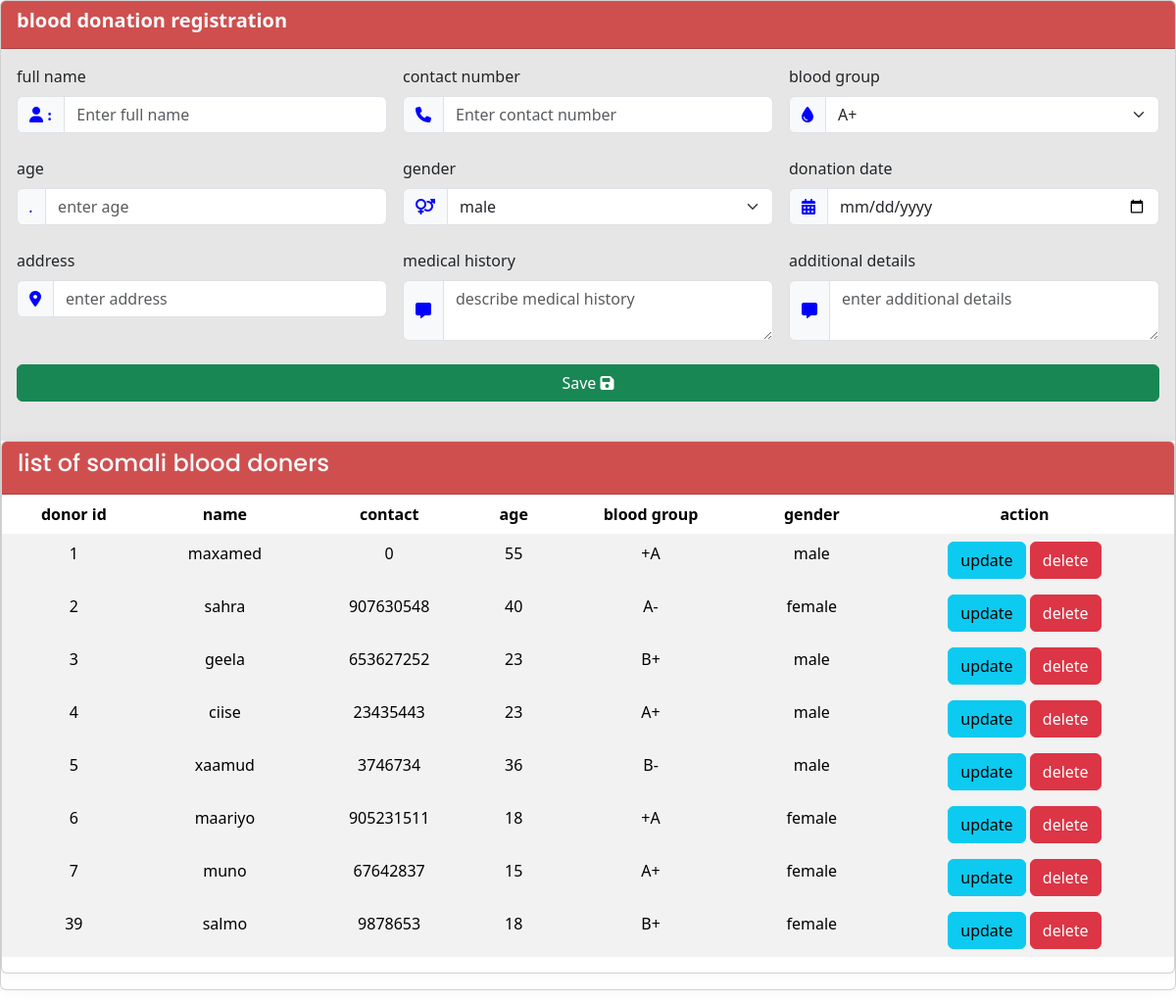
The page /donors.php on the database its author committed.
### tables this page shows
CREATE TABLE `donors` (
  `donor_id` int(11) NOT NULL,
  `fullname` varchar(50) DEFAULT NULL,
  `contact_number` int(11) DEFAULT NULL,
  `blood_group` varchar(20) DEFAULT NULL,
  `age` varchar(20) DEFAULT NULL,
  `gender` varchar(30) DEFAULT NULL,
  `donation_date` varchar(30) DEFAULT NULL,
  `adress` varchar(40) DEFAULT NULL,
  `medical_history` varchar(50) DEFAULT NULL,
  `additional_details` varchar(59) DEFAULT NULL
);

### donors.php (the view, shortened to what this page needs)
<?php
include("connection.php");
?>
<!DOCTYPE html>
<html lang="en" data-bs-theme="light">
<head>
    <link rel="stylesheet" href="css/bootstrap.min.css">
    <link rel="stylesheet" href="style.css">
    <link rel="stylesheet" href="css/bootstrap.min.css" />
</head>
<body>
<div class="card ">
    <div class="card-header text-light" style="background-color: hsla(0, 69.70%, 45.30%, 0.80)">
        <h5 class="card-title">blood donation registration</h5>
    </div>
    <div class="card-body" style="background-color: hsl(0, 0%, 90%)">
        <form action="#" method="post">
            <div class="row g-3 mb-4">
                <div class="col-sm-4">
                    <label class="form-label">full name</label>
                    <div class="input-group">
                        <span class="input-group-text"><i class="fa-solid fa-user" style="color:blue"> :</i></span>
                        <input type="text" class="form-control" placeholder="Enter full name" name="donor_name" >
                    </div>
                </div>
                <div class="col-sm-4">
                    <label class="form-label">contact number</label>
                    <div class="input-group">
                        <span class="input-group-text"><i class="fa-solid fa-phone" style="color:blue"></i></span>
                        <input type="number" class="form-control" placeholder="Enter contact number" name="donor_contact" >
                    </div>
                </div>
                <div class="col-sm-4">
                    <label class="form-label">blood group</label>
                    <div class="input-group">
                        <span class="input-group-text"><i class="fa-solid fa-droplet" style="color:blue"></i></span>
                       <select class="form-select" name="donor_blood_group">
                        <option>A+</option>
                       </select>
                    </div>
                </div>
            </div>
            <div class="row g-3 mb-4">
                <div class="col-sm-4">
                    <label class="form-label">age</label>
                    <div class="input-group">
                        <span class="input-group-text" style="color:blue"><i>.</i></span>
                        <input type="number" class="form-control" placeholder="enter age" name="donor_age">
                    </div>
                </div>
                <div class="col-sm-4">
                    <label class="form-label">gender</label>
                    <div class="input-group">
                        <span class="input-group-text"><i class="fa-solid fa-venus-mars" style="color:blue"></i></span>
                        <select id="Town" class="form-select" name="donor_gender">
                            <option>male</option>
                        </select>
                    </div>
                </div>
                <div class="col-sm-4">
                    <label class="form-label">donation date</label>
                    <div class="input-group">
                        <span class="input-group-text"><i class="fa-duotone fa-solid fa-calendar-days" style="color:blue"></i></span>
                        <input type="date" class="form-control" name="donar_date" >
                    </div>
                </div>
            </div>
            <div class="row g-3 mb-4">
                <div class="col-sm-4">
                    <label class="form-label">address</label>
                    <div class="input-group">
                        <span class="input-group-text"><i class="fa-solid fa-location-dot" style="color:blue"></i></span>
                        <input type="text" class="form-control" placeholder="enter address" name="donor_address" >
                    </div>
                </div>
                <div class="col-sm-4">
                    <label class="form-label">medical history</label>
                    <div class="input-group">
                        <span class="input-group-text"><i class="fa-solid fa-message" style="color:blue"></i></span>
                        <textarea placeholder="describe medical history" class="form-control" name="messege"></textarea>
                    </div>
                </div>
                <div class="col-sm-4">
                    <label class="form-label">additional details</label>
                    <div class="input-group">
                        <span class="input-group-text"><i class="fa-solid fa-message" style="color:blue"></i></span>
                        <textarea placeholder="enter additional details" class="form-control" name="DESC"></textarea>
                    </div>
                </div>
            </div>
            <div class="row g-3 mb-4">
                <div class="col-sm-12">
                    <button type="submit" class="btn btn-success w-100" name="save">Save <i class="fas fa-save"></i></button>
                </div>
        </form>
    </div>
</div>
<div class="card mx-0 mb-3">
    <div class="card-header text-light" style="background-color: hsla(0, 69.70%, 45.30%, 0.80)">
    <h4>list of somali blood doners</h4>
    </div>
   <div class="card-bodyt" >
  <table class="table table-striped table-hover  table-borderless ">
  <thead class="text-center ">
  <tr >
  <th>donor id</th>
  <th> name</th>
  <th>contact</th>
  <th>age</th>
  <th>blood group</th>
  <th>gender</th>
  <th>action</th>
  </tr>
  </thead>
  <tbody class="text-center">
<?php
$sql = "select * from donors";
$result = mysqli_query($conn , $sql);
$r_chech = mysqli_num_rows($result);
if($r_chech > 0){
    while($row = mysqli_fetch_assoc($result)){
        echo "<tr>
            <td>". $row['donor_id']. "</td>
            <td>". $row['fullname']. "</td>
            <td>". $row['contact_number']. "</td>
            <td>". $row['age']. "</td>
            <td>". $row['blood_group']. "</td>
            <td>". $row['gender']. "</td>
            <td>
            <a href='donor_update.php?id=".$row['donor_id']."' class='btn btn-info'>update</a>
            <a href='donor_delete.php?id=".$row['donor_id']."' class='btn btn-danger'>delete</a>
            </td>
        <tr>";
    }
}
?>
</tbody>
</table>
</div>
</div>
</body>
</html>

### style.css (style rules this page uses)
:root { --bs-dark: #007bff; --bs-dark-bg-subtle: #e9f5ff; --bs-primary: #007bff; --bs-primary-bg-subtle: #cce5ff; --bs-body-color: #333; --bs-emphasis-color: #004085; }
body { font-family: 'Poppins', sans-serif; font-size: 0.875rem; opacity: 1; overflow-y: scroll; margin: 0; background-color: var(--bs-dark-bg-subtle); }
a { cursor: pointer; text-decoration: none; font-family: 'Poppins', sans-serif; color: var(--bs-primary); }
h4 { font-family: 'Poppins', sans-serif; font-size: 1.275rem; color: var(--bs-emphasis-color); }
.card { box-shadow: 0 0 0.875rem 0 rgba(34, 46, 60, 0.05); margin-bottom: 24px; background: var(--bs-primary-bg-subtle); border: none; }
.card-header { background-color: var(--bs-primary); color: #ffffff; font-size: 1rem; padding: 15px; border-bottom: none; }
.card-title { margin: 0; font-weight: 600; }

### rows shown on the page
donors: donor_id "1", fullname "maxamed", contact_number "0", age "55", blood_group "+A", gender "male"
donors: donor_id "2", fullname "sahra", contact_number "907630548", age "40", blood_group "A-", gender "female"
donors: donor_id "3", fullname "geela", contact_number "653627252", age "23", blood_group "B+", gender "male"
donors: donor_id "4", fullname "ciise", contact_number "23435443", age "23", blood_group "A+", gender "male"
donors: donor_id "5", fullname "xaamud", contact_number "3746734", age "36", blood_group "B-", gender "male"
donors: donor_id "6", fullname "maariyo", contact_number "905231511", age "18", blood_group "+A", gender "female"
donors: donor_id "7", fullname "muno", contact_number "67642837", age "15", blood_group "A+", gender "female"
donors: donor_id "39", fullname "salmo", contact_number "9878653", age "18", blood_group "B+", gender "female"
